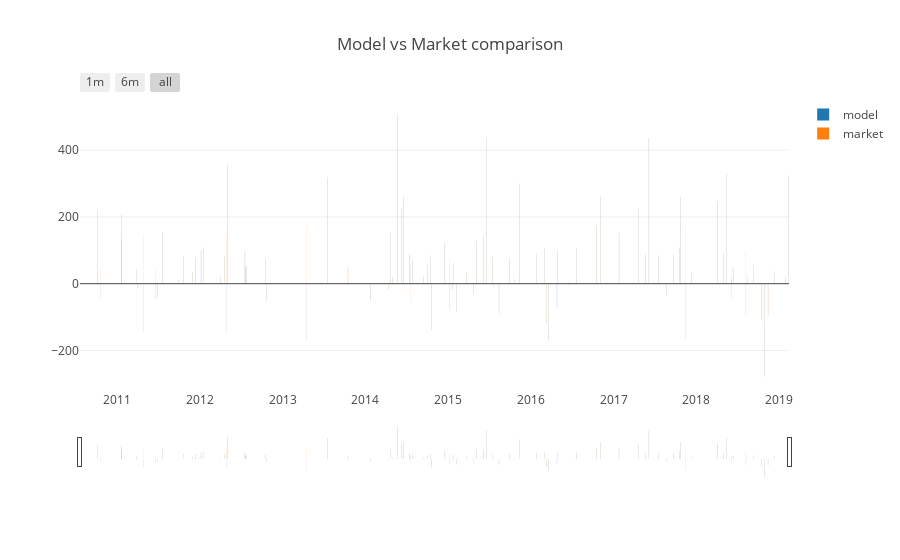

Notebook cell for this chart:
### Code cell
# Compare both model and market on a daily basis
trace1=go.Bar(
        x = model['date'],
        y = model['gains'],
        name = 'model',
    )
trace2=go.Bar(
        x = market['date'],
        y = market['gains'],
        name = 'market',
    )
layout = dict(
    title='Model vs Market comparison',
    xaxis=dict(
        rangeselector=dict(
            buttons=list([
                dict(count=1,
                     label='1m',
                     step='month',
                     stepmode='backward'),
                dict(count=6,
                     label='6m',
                     step='month',
                     stepmode='backward'),
                dict(step='all')
            ])
        ),
        rangeslider=dict(
            visible = True
        ),
        type='date'
    )
)

data = [trace1,trace2]
fig = dict(data=data, layout=layout)               
iplot(fig)
